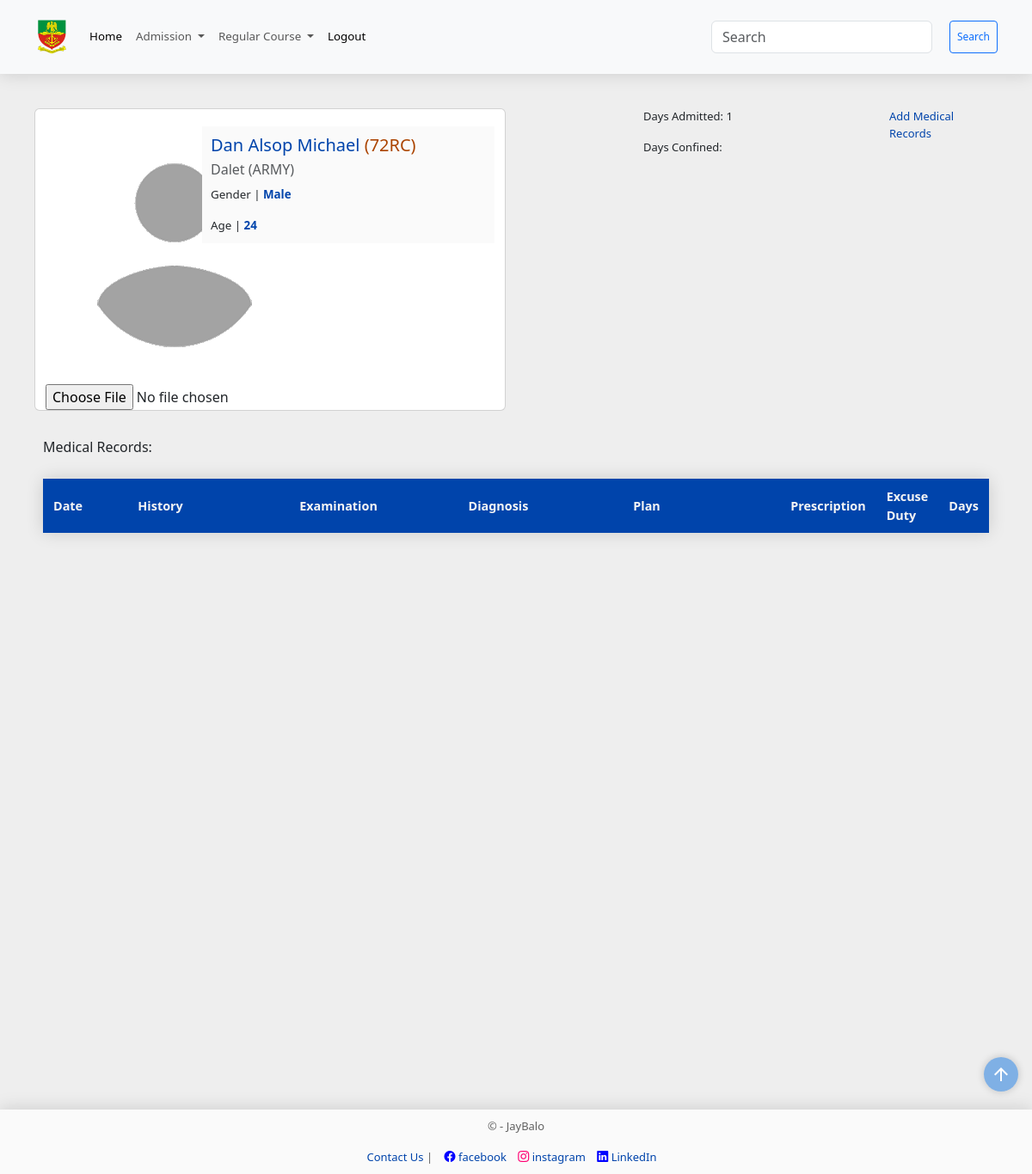
/dashboard/2 (signed in), run on the app's committed database.
### models.py (models this page shows, shortened)
class Cadet(db.Model):
    __tablename__= "cadets"
    id = Column("id", Integer, primary_key=True, autoincrement=True)
    cadet_no = Column("cadet_no", String, unique=True, nullable=False)
    first_name = Column("first_name", String, nullable=False)
    middle_name = Column("middle_name", String, nullable=True)
    last_name = Column("last_name", String, nullable=False)
    religion = Column("religion", String, nullable=False)
    state = Column("state", String, nullable=False)
    lga = Column("lga", String, nullable=False)
    date_of_enlistment = Column("date_of_enlistment", String, nullable=False)
    date_of_birth = Column("date_of_birth", String, nullable=False)
    department_id = Column('department_id', ForeignKey('departments.id'), nullable=False)
    department = relationship('Department', back_populates='cadets')
    bn_id = Column("bn_id", ForeignKey('battalions.id'), nullable=False)
    bn = relationship('Battalion', back_populates='cadet')
    gender_id = Column("gender_id", ForeignKey('genders.id'), nullable=False)
    gender = relationship('Gender', back_populates='cadet')
    service_id = Column("service_id", ForeignKey('services.id'), nullable=False)
    service = relationship('Service', back_populates='cadet')
    regular_id = Column("regular_id", ForeignKey('regular_courses.id'), nullable=False)
    regular_course = relationship('RegularCourse', back_populates='cadet')
    medical = relationship('Medical', back_populates='cadet')
    admission_count = Column("admission_count", Integer, nullable=False, default=0)
    admission_date = Column(Date, nullable=True)  # New field for admission date
    scores = relationship("Score", back_populates='cadet', uselist=False)
    service_scores = relationship("ServiceScore", back_populates='cadet', uselist=False)
    courses = relationship("Course", back_populates="cadet")
    profile_picture = relationship('ProfilePicture', back_populates='cadet')

class RegularCourse(db.Model):
    __tablename__="regular_courses"
    id = Column("id", Integer, primary_key=True)
    course_no = Column("course_no", Integer, nullable=False)
    cadet = relationship('Cadet', back_populates='regular_course')

class Battalion(db.Model):
    __tablename__="battalions"
    id = Column("id", Integer, primary_key=True, autoincrement=True)
    bn = Column("bn", String, nullable=False)
    cadet = relationship('Cadet', back_populates='bn')

class Service(db.Model):
    __tablename__="services"
    id = Column('id', Integer, primary_key=True)
    service_type = Column('service_type', String, nullable=False)
    service_subjects = relationship('ServiceSubject', back_populates='service')
    cadet = relationship('Cadet', back_populates='service')

class Gender(db.Model):
    __tablename__="genders"
    id = Column("id", Integer, primary_key=True)
    gender_type = Column("gender_type", String, nullable=False)
    staff = relationship('Staff', back_populates='gender')
    cadet = relationship('Cadet', back_populates='gender')

### main.py (the view)
@app.route("/dashboard/<int:id>", methods=["GET","POST"])
@login_required
def student_info(id):
    search_form = SearchForm()
    page = request.args.get("page", 1, type=int)
    per_page = 20
    cadet_medical_records = session.query(Medical).filter(Medical.cadet_id==id).all()
    cadet_records = session.query(Cadet).filter(Cadet.id==id).first()
    profile_pics = session.query(ProfilePicture).filter(ProfilePicture.cadet_id==id).first()
    days_confined = session.query(Medical).filter(Medical.cadet_id==id, Medical.excuse_duty=="confinement").first()
    print(days_confined)
    try:
        selected_cadet = session.query(Cadet).join(Battalion).filter(Cadet.id == id, Cadet.bn_id == Battalion.id).first()
        dob_str = selected_cadet.date_of_birth
        doe_str = selected_cadet.date_of_enlistment
        dob_obj = datetime.strptime(dob_str, '%Y-%m-%d')
        doe_obj = datetime.strptime(doe_str, '%Y-%m-%d')
        dob_year = dob_obj.year
        current_year = datetime.now().year
        cadet_age = current_year - dob_year
        formatted_dob = dob_obj.strftime('%d %B %Y').lstrip('0').replace(' 0', ' ')
        formatted_doe = doe_obj.strftime('%d %B %Y').lstrip('0').replace(' 0', ' ')
    except NoResultFound:
        return "Cadet not found", 404
    except ValueError as e:
        return f"Error: {e}", 500
    return render_template("dashboard.html",
                               search_form=search_form,
                               selected_cadet=selected_cadet,
                               profile_pics=profile_pics,
                               rows=cadet_medical_records,
                               cadet_records=cadet_records,
                               cadet_age=cadet_age,
                               formatted_dob=formatted_dob,
                               formatted_doe=formatted_doe,
                               page=page,
                               per_page=per_page
                               )

### forms.py
class SearchForm(FlaskForm):
    searched = StringField('Searched', validators=[DataRequired() ])
    submit = SubmitField('Search')

### main.py (called while the page is built)
@app.context_processor
def base():
    form = SearchForm()
    course = regular_courses() # Assuming this returns a dictionary
    return {
        'form_dict': dict(form=form),
        'course_dict': course,
        }

@login_manager.user_loader
def load_user(staff_id):
    staff = session.get(Staff, int(staff_id))
    session.close() # Close the session after use
    return staff

### utils.py (called while the page is built)
def regular_courses():
    course = db.session.query(RegularCourse).all()
    course_dict = {}
    for course_object in course:
        key = course_object.id
        course_dict[key] = [course_object.course_no]
    return course_dict

### templates/dashboard.html (shortened to what this page needs)
<!DOCTYPE html>
{% extends "base.html" %}
{% block content %}
<div style="height: 1100px" class="container" style="width: 90%">
  <div
    style="display: flex; flex-wrap: wrap; justify-content: space-between"
    class="row"
  >
    <div class="col-md-6 col-sm-8">
      <div class="card" style="margin-bottom: 20px;">
        <div
          style="margin: 0; display: flex; justify-content: space-between"
          class="row"
        >
          <div class="col-md-4">
            <img id="profilePicture"
              src="{% if profile_pics.filename %}/profile_pics/{{ profile_pics.filename }}{% else %}/static/images/image_placeholder.png{% endif %}"
              alt="Profile Picture">
            <form id="profileForm" enctype="multipart/form-data">
              <input type="file" id="profilePictureInput" name="file" accept="image/*">
            </form>
          </div>
          <div class="col-md-8">
            <div class="card-body">
              <h5 style="color: rgb(0, 68, 171)" class="card-title">
                {{ selected_cadet.first_name + ' ' + selected_cadet.middle_name
                + ' ' + selected_cadet.last_name }}
                <a
                  href="{{ url_for('select_course', id=selected_cadet.regular_course.id)}}"
                  style="color: rgb(171, 68, 0)"
                  >({{ selected_cadet.regular_course.course_no }}RC)</a
                >
              </h5>
              <p class="card-subtitle mb-2 text-body-secondary">
                {{selected_cadet.bn.bn.capitalize() }} ({{
                selected_cadet.service.service_type.upper() }})
              </p>
              <p style="font-size: smaller" class="card-text">
                Gender |
                <b style="color: rgb(0, 68, 171)"
                  >{{ selected_cadet.gender.gender_type.capitalize() }}</b
                >
              </p>
              <p style="font-size: smaller" class="card-text">
                Age |
                <b style="color: rgb(0, 68, 171)">{{ cadet_age }}</b>
              </p>
            </div>
          </div>
        </div>
      </div>
    </div>
    <div class="col" style="max-width: 150px; font-size: small">
      <p>Days Admitted: {{ selected_cadet.admission_count }}</p>
      <p>Days Confined: </p>
    </div>
    <div class="col" style="max-width: 150px; font-size: small">
      <a
        type="btn"
        href="{{ url_for('add_medical_record', id=selected_cadet.id) }}"
        class="card-link"
        >Add Medical Records</a
      >
    </div>
  </div>
  <div style="margin: auto;" class="container">
    <div style="margin: 0;" id="autocomplete-suggestions" class="autocomplete-suggestions">
      <p>Medical Records:</p>
      <table class="custom-table table-sm table-hover table-borderless">
        <thead>
          <tr>
            <th style="width: 10%" scope="col">Date</th>
            <th style="width: 20%" scope="col">History</th>
            <th style="width: 20%" scope="col">Examination</th>
            <th style="width: 20%" scope="col">Diagnosis</th>
            <th style="width: 20%" scope="col">Plan</th>
            <th style="width: 20%" scope="col">Prescription</th>
            <th style="width: 20%" scope="col">Excuse Duty</th>
            <th style="width: 20%" scope="col">Days</th>
          </tr>
        </thead>
      </table>
    </div>
  </div>
 {% endblock %}

### static/styles.css (style rules this page uses)
html { scroll-behavior: smooth; }
body { margin: 0; padding: 0; background-color: #eeeeee; min-height: 100vh; display: flex; flex-direction: column; height: auto; margin-bottom: 50px; }
.row { padding-top: 20px; }
.container { padding: 10px; margin: auto; }
.col { width: fit-content; min-width: min-content; }
table { width: 100%; background-color: #fafafa; }
.custom-table { border-collapse: collapse; margin: 25px 0; font-size: 0.9em; width: fit-content; border-radius: 5px 5px 0 0; box-shadow: 0 0 20px rgba(0, 0, 0, 0.15); }
.custom-table thead tr { background-color: rgb(0, 68, 171); color: #f4f4f4; text-align: left; font-weight: 600; }
.custom-table th, .content-table td { padding: 10px 12px; }
a { text-decoration: none; color: rgb(0, 68, 171); }
.card-body { padding: 10px; background-color: #fafafa; }
.card-link { color: rgb(0, 68, 171); }

### data on the page
Cadet: first_name+middle_name+last_name "Dan Alsop Michael", admission_count "1"
RegularCourse: regular_course.course_no "72"
Battalion: bn.bn "Dalet"
Service: service.service_type "ARMY"
Gender: gender.gender_type "Male"
